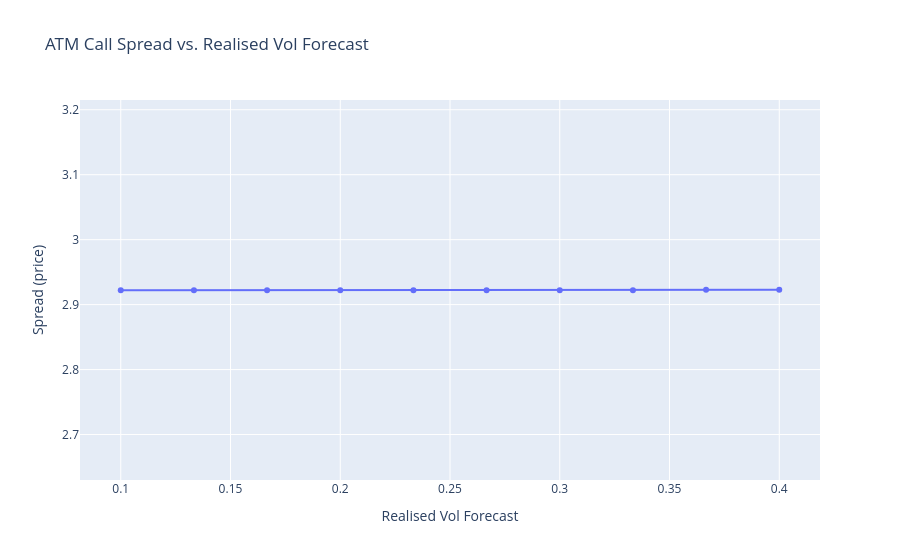

Here is the notebook cell this chart was saved with:
### Markdown cell above
# Test: Spreads vs. Realised Vol Forecast

### Code cell
# List of realised vol
vol_forecasts = np.linspace(0.10, 0.40, 10)
spreads_vs_vol = []

for vol in vol_forecasts:
    engine.set_vol_forecast(vol)
    # Allow background thread to update (sleep a bit)
    time.sleep(0.2)
    quotes = engine.generate_quotes(option_specs, {})
    # Get spread of ATM call
    spread = quotes[atm_id].spread
    spreads_vs_vol.append(spread)

fig2 = go.Figure()
fig2.add_trace(go.Scatter(x=vol_forecasts, y=spreads_vs_vol, mode='lines+markers'))
fig2.update_yaxes(range=[min(spreads_vs_vol)*0.9, max(spreads_vs_vol) * 1.1])
fig2.update_layout(title="ATM Call Spread vs. Realised Vol Forecast",
                   xaxis_title="Realised Vol Forecast",
                   yaxis_title="Spread (price)")
fig2.show()

### Figure 1 — Plotly figure (JSON) as saved in the notebook; plotly's stock layout.template omitted (floating-point values rounded to 4 significant figures)
{"data": [{"mode": "lines+markers", "type": "scatter", "x": [0.1, 0.1333, 0.1667, 0.2, 0.2333, 0.2667, 0.3, 0.3333, 0.3667, 0.4], "y": [2.922, 2.922, 2.922, 2.922, 2.922, 2.922, 2.922, 2.922, 2.923, 2.923]}], "layout": {"title": {"text": "ATM Call Spread vs. Realised Vol Forecast"}, "xaxis": {"title": {"text": "Realised Vol Forecast"}}, "yaxis": {"range": [2.63, 3.215], "title": {"text": "Spread (price)"}}}}
